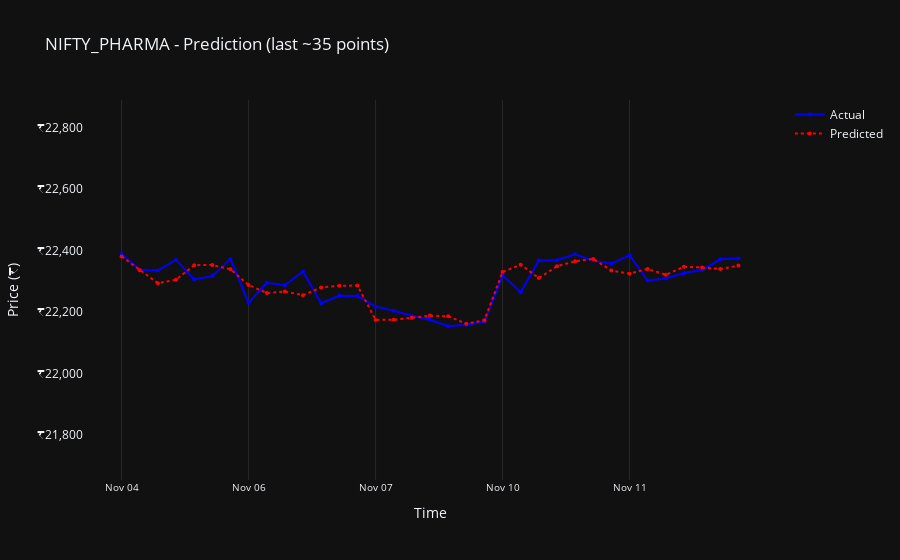

Source (notebook cell):
### Code cell
from plot_data_util import plot_train_and_prediction
plot_train_and_prediction(predicted_data, ticker=equity, n=35)
